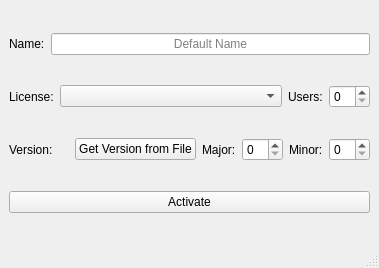
<?xml version="1.0" encoding="UTF-8"?>
<ui version="4.0">
 <class>gui</class>
 <widget class="QMainWindow" name="gui">
  <property name="geometry">
   <rect>
    <x>0</x>
    <y>0</y>
    <width>379</width>
    <height>268</height>
   </rect>
  </property>
  <property name="windowTitle">
   <string>MobaXterm Keygen</string>
  </property>
  <widget class="QWidget" name="centralwidget">
   <layout class="QVBoxLayout" name="verticalLayout">
    <item>
     <layout class="QHBoxLayout" name="horizontalLayout_4">
      <item>
       <widget class="QLabel" name="label_Name">
        <property name="text">
         <string>Name:</string>
        </property>
       </widget>
      </item>
      <item>
       <widget class="QLineEdit" name="lineEdit_Name">
        <property name="alignment">
         <set>Qt::AlignmentFlag::AlignCenter</set>
        </property>
        <property name="placeholderText">
         <string>Default Name</string>
        </property>
        <property name="clearButtonEnabled">
         <bool>false</bool>
        </property>
       </widget>
      </item>
     </layout>
    </item>
    <item>
     <layout class="QHBoxLayout" name="horizontalLayout_3">
      <item>
       <widget class="QLabel" name="label_License">
        <property name="text">
         <string>License:</string>
        </property>
       </widget>
      </item>
      <item>
       <widget class="QComboBox" name="comboBox_License">
        <property name="sizePolicy">
         <sizepolicy hsizetype="Expanding" vsizetype="Fixed">
          <horstretch>0</horstretch>
          <verstretch>0</verstretch>
         </sizepolicy>
        </property>
       </widget>
      </item>
      <item>
       <widget class="QLabel" name="label_Users">
        <property name="text">
         <string>Users:</string>
        </property>
       </widget>
      </item>
      <item>
       <widget class="QSpinBox" name="spinBox_Users">
        <property name="sizePolicy">
         <sizepolicy hsizetype="Fixed" vsizetype="Fixed">
          <horstretch>0</horstretch>
          <verstretch>0</verstretch>
         </sizepolicy>
        </property>
       </widget>
      </item>
     </layout>
    </item>
    <item>
     <layout class="QHBoxLayout" name="horizontalLayout_2">
      <item>
       <widget class="QLabel" name="label_Version">
        <property name="sizePolicy">
         <sizepolicy hsizetype="Expanding" vsizetype="Preferred">
          <horstretch>0</horstretch>
          <verstretch>0</verstretch>
         </sizepolicy>
        </property>
        <property name="text">
         <string>Version:</string>
        </property>
       </widget>
      </item>
      <item>
       <widget class="QPushButton" name="pushButton_GetVersionfromFile">
        <property name="sizePolicy">
         <sizepolicy hsizetype="Minimum" vsizetype="Fixed">
          <horstretch>0</horstretch>
          <verstretch>0</verstretch>
         </sizepolicy>
        </property>
        <property name="text">
         <string>Get Version from File</string>
        </property>
       </widget>
      </item>
      <item>
       <widget class="QLabel" name="label_Major">
        <property name="text">
         <string>Major:</string>
        </property>
       </widget>
      </item>
      <item>
       <widget class="QSpinBox" name="spinBox_Major">
        <property name="sizePolicy">
         <sizepolicy hsizetype="Fixed" vsizetype="Fixed">
          <horstretch>0</horstretch>
          <verstretch>0</verstretch>
         </sizepolicy>
        </property>
       </widget>
      </item>
      <item>
       <widget class="QLabel" name="label_Minor">
        <property name="text">
         <string>Minor:</string>
        </property>
       </widget>
      </item>
      <item>
       <widget class="QSpinBox" name="spinBox_Minor">
        <property name="sizePolicy">
         <sizepolicy hsizetype="Fixed" vsizetype="Fixed">
          <horstretch>0</horstretch>
          <verstretch>0</verstretch>
         </sizepolicy>
        </property>
       </widget>
      </item>
     </layout>
    </item>
    <item>
     <layout class="QHBoxLayout" name="horizontalLayout">
      <item>
       <widget class="QPushButton" name="pushButton_Activate">
        <property name="sizePolicy">
         <sizepolicy hsizetype="Minimum" vsizetype="Fixed">
          <horstretch>0</horstretch>
          <verstretch>0</verstretch>
         </sizepolicy>
        </property>
        <property name="text">
         <string>Activate</string>
        </property>
       </widget>
      </item>
     </layout>
    </item>
   </layout>
  </widget>
  <widget class="QMenuBar" name="menubar">
   <property name="geometry">
    <rect>
     <x>0</x>
     <y>0</y>
     <width>379</width>
     <height>21</height>
    </rect>
   </property>
  </widget>
  <widget class="QStatusBar" name="statusbar"/>
 </widget>
 <resources/>
 <connections/>
</ui>
